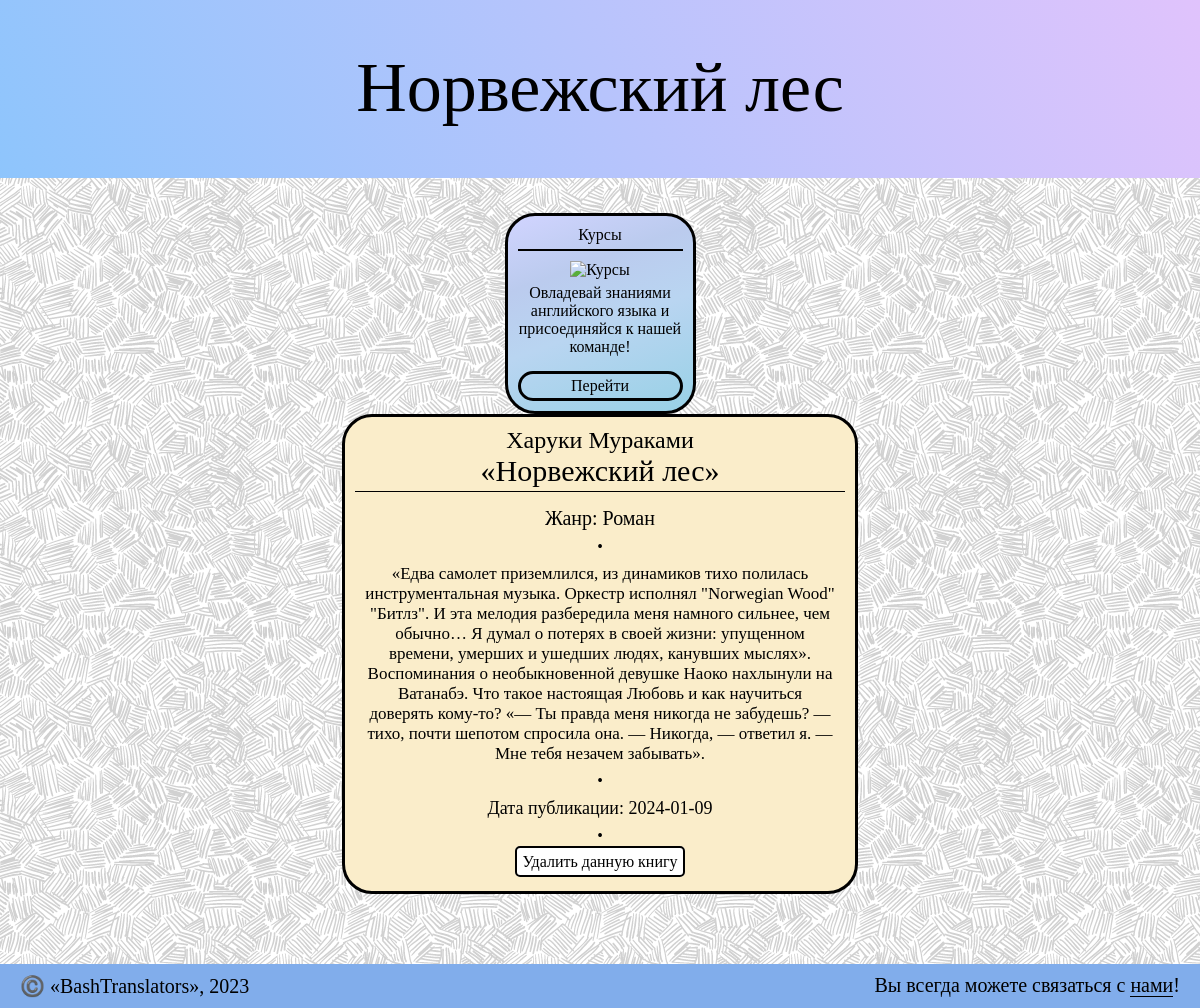
Page /book-list/1 on the committed database.
### app.py (models this page shows)
class Book(db.Model):
    id = db.Column(db.Integer, primary_key=True)
    author_id = db.Column(db.Integer, db.ForeignKey('author.id'))
    book_name = db.Column(db.String(100), nullable=False)
    genre_id = db.Column(db.Integer, db.ForeignKey('genre.id'))
    book_text = db.Column(db.Text, nullable=False)
    book_release_date = db.Column(db.DateTime, default=datetime.utcnow)

class Author(db.Model):
    id = db.Column(db.Integer, primary_key=True)
    name = db.Column(db.String(50), nullable=False)
    books = db.relationship('Book', backref='author')

class Genre(db.Model):
    id = db.Column(db.Integer, primary_key=True)
    genre = db.Column(db.String(50), nullable=False)
    books_genres = db.relationship('Book', backref='genre')

### app.py (the view)
@app.route('/book-list/<int:id>')
def book_detail(id):
    book = Book.query.get(id)
    author = 'Автор отсутствует в БД'
    genre = 'Отсутствует в БД'
    if book.genre_id != 0:
        genre = Genre.query.join(Book, Genre.id == Book.genre_id).filter(book.genre_id == Genre.id).first().genre
    if book.author_id != 0:
        author = Author.query.join(Book, Author.id == Book.author_id).filter(book.author_id == Author.id).first().name
    return render_template("book_detail.html", book=book, author=author, genre=genre, book_id=id)

### templates/book_detail.html (shortened to what this page needs)
<!doctype html>
<html lang="en">
<head>
    <link href="{{ url_for('static', filename='css/style.css') }}" rel="stylesheet">
</head>
<body>
    <div class="wrapper">
        <header class="header">
            <div class="container">
                <div class="header__row">
                    {{ book.book_name }}
                </div>
            </div>
        </header>
        <div class="content">
            <div class="ad ad__footer">
                <p id="title">Курсы</p>
                <img src="img/ad.png" alt="Курсы">
                <p>Овладевай знаниями английского языка и присоединяйся к нашей команде!</p>
                <a href="https://eng.skillbox.ru/" title="Перейти к курсам" target="_blank">Перейти</a>
            </div>
            <div class="container">
                <div class="block">
                    <div class="block__row">
                            <div class="block__container">
                                <div class="block__container__body">
                                    <div class="alert">
                                        <div style="font-size: 24px;">{{ author }}</div>
                                        <div style="font-size: 30px; margin: 0 0 15px 0; padding: 0 0 3px 0; border-bottom: 1px solid black">«{{ book.book_name }}»</div>
                                        <p style="font-size: 20px">Жанр: {{ genre }}</p>
                                        <p>•</p>
                                        <p style="font-size: 17px; padding: 0 10px">{{ book.book_text }}</p>
                                        <p>•</p>
                                        <p style="font-size: 18px">Дата публикации: {{ book.book_release_date.date() }}</p>
                                        <p>•</p>
                                        <a href="/book-list/{{ book_id }}/delete" class="but">Удалить данную книгу</a>
                                    </div>
                                </div>
                            </div>
                    </div>
                </div>
            </div>
        </div>
        <footer class="footer">
            <div class="footer__row">
                <div class="footer__left">
                    ©️ «BashTranslators», 2023
                </div>
                <div class="footer__right">
                    <p>Вы всегда можете связаться с <a href="/contacts" style="border-bottom: 1px solid black">нами</a>!</p>
                </div>
            </div>
        </footer>
    </div>
</body>
</html>

### static/css/style.css (style rules this page uses)
* { padding: 0; margin: 0; }
body { margin: 0; padding: 0; font-family: Cambria; }
.wrapper { min-height: 100vh; display: flex; flex-direction: column; background-image: url('../img/wallpaper.png'); }
.container { max-width: 1100px; margin: 0 auto; }
a { text-decoration: none; color: black; }
.header { background: linear-gradient(62deg, #8EC5FC 0%, #E0C3FC 100%); height: 177.6px; display: flex; flex-wrap: wrap-reverse; }
.header__row { text-align: center; padding: 3rem; font-size: 70px; }
.content { flex: 1 1 auto; margin: 20px 0 0 0; }
.block { display: flex; flex-direction: column; justify-content: center; }
.block__row { display: flex; flex-direction: column; justify-content: center; align-items: center; }
.block__container { width: 490px; display: flex; border-radius: 30px; padding: 10px 10px 20px; background-color: rgb(250, 237, 202); border: 3px solid black; margin: 0 0 20px 0; }
.block__container__body { display: flex; flex-direction: column; width: 100%; }
.alert { text-align: center; }
.alert p { margin: 8px 0 8px 0; }
.alert a { border: 2px solid black; padding: 5px; border-radius: 5px; background-color: #FFFFFF; color: #000000; }
.footer__row { margin: 50px 0 0 0; padding: 10px; background-color: #81adeb; display: flex; justify-content: space-between; align-items: center; flex-wrap: wrap; }
.footer__left { font-size: 20px; margin: 0 0 0 10px; }
.footer__right { display: flex; align-items: center; font-size: 20px; margin: 0 10px 0 0; flex-wrap: wrap; }
.ad__footer { text-align: center; position: relative; margin: 15px auto 0; display: none; width: 165px; padding: 10px; border: 3px solid black; border-radius: 30px; background: linear-gradient(160deg, rgba(209,212,255,1) 0%, rgba(187,203,238,1) 29%, rgba(185,213,241,1) 55%, rgba(152,209,230,1) 100%); }
.ad #title { border-bottom: 2px solid black; padding: 0 0 5px 0; margin: 0 0 5px 0; }
.ad img { width: 50%; height: 50%; margin: 5px 0 5px 0; }
.ad a { display: block; margin: 15px 0 0 0; padding: 3px; border: 3px solid black; border-radius: 30px; opacity: 1; }
@media screen and (max-width: 1520px) { .ad__footer { display: inherit; } }

### rows in the picture
Book: book_name "Норвежский лес", book_text "«Едва самолет приземлился, из динамиков тихо полилась инструментальная музыка. Оркестр исполнял \"Norwegian Wood\" \"Битлз\". И эта мелодия разбередила меня намного сильнее, чем обычно… Я думал о потерях в своей жизни: упущенном времени, умерших и ушедших людях, канувших мыслях». Воспоминания о необыкновенной девушке Наоко нахлынули на Ватанабэ. Что такое настоящая Любовь и как научиться доверять кому-то? «— Ты правда меня никогда не забудешь? — тихо, почти шепотом спросила она. — Никогда, — ответил я. — Мне тебя незачем забывать».", book_release_date "2024-01-09"
Author: name "Харуки Мураками"
Genre: genre "Роман"
